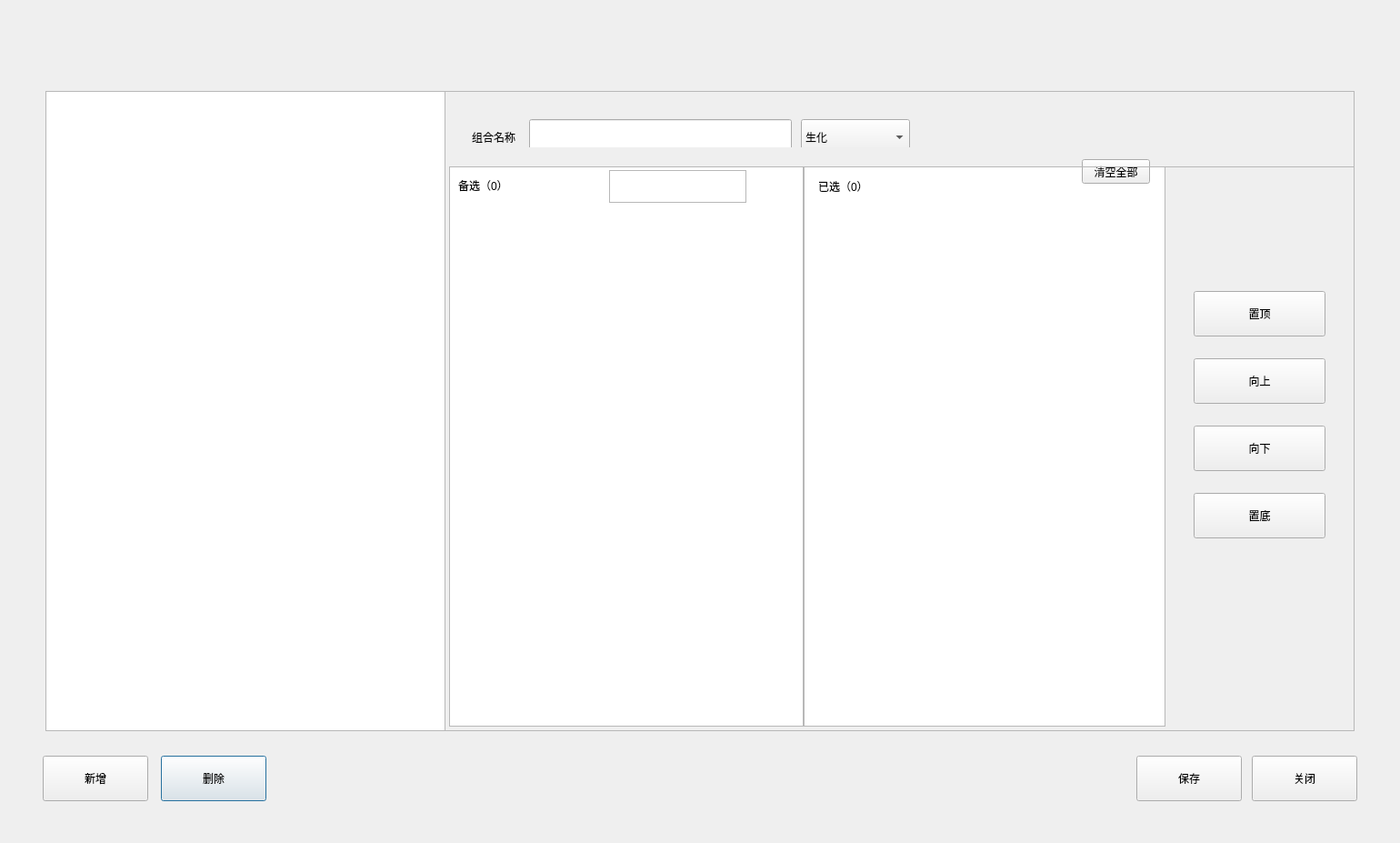
<?xml version="1.0" encoding="UTF-8"?>
<ui version="4.0">
 <class>QMaintainSetPage</class>
 <widget class="QDialog" name="QMaintainSetPage">
  <property name="geometry">
   <rect>
    <x>0</x>
    <y>0</y>
    <width>1540</width>
    <height>927</height>
   </rect>
  </property>
  <property name="maximumSize">
   <size>
    <width>16777215</width>
    <height>16777215</height>
   </size>
  </property>
  <property name="windowTitle">
   <string>QMaintainSetPage</string>
  </property>
  <widget class="QTableView" name="tableView_mantain_group">
   <property name="geometry">
    <rect>
     <x>50</x>
     <y>100</y>
     <width>440</width>
     <height>704</height>
    </rect>
   </property>
   <property name="maximumSize">
    <size>
     <width>520</width>
     <height>16777215</height>
    </size>
   </property>
   <property name="styleSheet">
    <string notr="true">#tableView_mantain_group QScrollBar::handle:vertical  {
    margin: 46px 3px 3px 2px;
}

#tableView_mantain_group QScrollBar::sub-line:vertical  {
    height: 43px; 
}</string>
   </property>
   <property name="verticalScrollBarPolicy">
    <enum>Qt::ScrollBarAsNeeded</enum>
   </property>
   <property name="horizontalScrollMode">
    <enum>QAbstractItemView::ScrollPerPixel</enum>
   </property>
   <property name="showGrid">
    <bool>false</bool>
   </property>
   <attribute name="horizontalHeaderHighlightSections">
    <bool>false</bool>
   </attribute>
   <attribute name="horizontalHeaderStretchLastSection">
    <bool>true</bool>
   </attribute>
   <attribute name="verticalHeaderDefaultSectionSize">
    <number>44</number>
   </attribute>
  </widget>
  <widget class="QTableView" name="tableView_maintain_item">
   <property name="geometry">
    <rect>
     <x>494</x>
     <y>183</y>
     <width>390</width>
     <height>616</height>
    </rect>
   </property>
   <property name="minimumSize">
    <size>
     <width>0</width>
     <height>350</height>
    </size>
   </property>
   <property name="maximumSize">
    <size>
     <width>16777215</width>
     <height>16777215</height>
    </size>
   </property>
   <property name="styleSheet">
    <string notr="true">CheckStateRole  {
	background: red;
}


</string>
   </property>
   <property name="horizontalScrollMode">
    <enum>QAbstractItemView::ScrollPerPixel</enum>
   </property>
   <property name="showGrid">
    <bool>false</bool>
   </property>
   <property name="scrolls" stdset="0">
    <string notr="true">layout_noborder_right</string>
   </property>
   <attribute name="horizontalHeaderDefaultSectionSize">
    <number>50</number>
   </attribute>
   <attribute name="horizontalHeaderHighlightSections">
    <bool>false</bool>
   </attribute>
   <attribute name="horizontalHeaderStretchLastSection">
    <bool>true</bool>
   </attribute>
   <attribute name="verticalHeaderDefaultSectionSize">
    <number>44</number>
   </attribute>
  </widget>
  <widget class="QPushButton" name="delete_btn">
   <property name="geometry">
    <rect>
     <x>177</x>
     <y>831</y>
     <width>116</width>
     <height>50</height>
    </rect>
   </property>
   <property name="text">
    <string>删除</string>
   </property>
   <property name="buttons" stdset="0">
    <string>btn_dlg</string>
   </property>
  </widget>
  <widget class="QPushButton" name="save_btn">
   <property name="geometry">
    <rect>
     <x>1250</x>
     <y>831</y>
     <width>116</width>
     <height>50</height>
    </rect>
   </property>
   <property name="text">
    <string>保存</string>
   </property>
   <property name="buttons" stdset="0">
    <string>btn_dlg</string>
   </property>
  </widget>
  <widget class="QPushButton" name="close_btn">
   <property name="geometry">
    <rect>
     <x>1377</x>
     <y>831</y>
     <width>116</width>
     <height>50</height>
    </rect>
   </property>
   <property name="text">
    <string>关闭</string>
   </property>
   <property name="buttons" stdset="0">
    <string>btn_dlg</string>
   </property>
  </widget>
  <widget class="QPushButton" name="add_new_btn">
   <property name="geometry">
    <rect>
     <x>47</x>
     <y>831</y>
     <width>116</width>
     <height>50</height>
    </rect>
   </property>
   <property name="text">
    <string>新增</string>
   </property>
   <property name="buttons" stdset="0">
    <string>btn_dlg</string>
   </property>
  </widget>
  <widget class="QTableView" name="tableView_group_cfg">
   <property name="geometry">
    <rect>
     <x>884</x>
     <y>183</y>
     <width>398</width>
     <height>616</height>
    </rect>
   </property>
   <property name="styleSheet">
    <string notr="true"/>
   </property>
   <property name="frameShape">
    <enum>QFrame::StyledPanel</enum>
   </property>
   <property name="showGrid">
    <bool>false</bool>
   </property>
   <property name="scrolls" stdset="0">
    <string notr="true">layout_noborder_right</string>
   </property>
   <attribute name="horizontalHeaderDefaultSectionSize">
    <number>100</number>
   </attribute>
   <attribute name="horizontalHeaderStretchLastSection">
    <bool>true</bool>
   </attribute>
   <attribute name="verticalHeaderDefaultSectionSize">
    <number>53</number>
   </attribute>
  </widget>
  <widget class="QLabel" name="label_selected">
   <property name="geometry">
    <rect>
     <x>900</x>
     <y>191</y>
     <width>261</width>
     <height>27</height>
    </rect>
   </property>
   <property name="text">
    <string>已选（0）</string>
   </property>
  </widget>
  <widget class="QPushButton" name="cleanBtn">
   <property name="geometry">
    <rect>
     <x>1190</x>
     <y>175</y>
     <width>75</width>
     <height>27</height>
    </rect>
   </property>
   <property name="text">
    <string>清空全部</string>
   </property>
   <property name="bks" stdset="0">
    <string notr="true">transparent</string>
   </property>
   <property name="borders" stdset="0">
    <string notr="true">none</string>
   </property>
   <property name="colors" stdset="0">
    <string notr="true">blue</string>
   </property>
  </widget>
  <widget class="QFrame" name="line_v_1">
   <property name="geometry">
    <rect>
     <x>50</x>
     <y>100</y>
     <width>1</width>
     <height>704</height>
    </rect>
   </property>
   <property name="frameShape">
    <enum>QFrame::StyledPanel</enum>
   </property>
   <property name="frameShadow">
    <enum>QFrame::Raised</enum>
   </property>
   <property name="lines" stdset="0">
    <string>solid</string>
   </property>
  </widget>
  <widget class="QFrame" name="line_h_1">
   <property name="geometry">
    <rect>
     <x>50</x>
     <y>100</y>
     <width>1440</width>
     <height>1</height>
    </rect>
   </property>
   <property name="frameShape">
    <enum>QFrame::StyledPanel</enum>
   </property>
   <property name="frameShadow">
    <enum>QFrame::Raised</enum>
   </property>
   <property name="lines" stdset="0">
    <string>solid</string>
   </property>
  </widget>
  <widget class="QFrame" name="line_h_2">
   <property name="geometry">
    <rect>
     <x>50</x>
     <y>803</y>
     <width>1440</width>
     <height>1</height>
    </rect>
   </property>
   <property name="frameShape">
    <enum>QFrame::StyledPanel</enum>
   </property>
   <property name="frameShadow">
    <enum>QFrame::Raised</enum>
   </property>
   <property name="lines" stdset="0">
    <string>solid</string>
   </property>
  </widget>
  <widget class="QFrame" name="line_v_2">
   <property name="geometry">
    <rect>
     <x>1489</x>
     <y>100</y>
     <width>1</width>
     <height>704</height>
    </rect>
   </property>
   <property name="frameShape">
    <enum>QFrame::StyledPanel</enum>
   </property>
   <property name="frameShadow">
    <enum>QFrame::Raised</enum>
   </property>
   <property name="lines" stdset="0">
    <string>solid</string>
   </property>
  </widget>
  <widget class="QFrame" name="line_v_3">
   <property name="geometry">
    <rect>
     <x>489</x>
     <y>100</y>
     <width>1</width>
     <height>704</height>
    </rect>
   </property>
   <property name="frameShape">
    <enum>QFrame::StyledPanel</enum>
   </property>
   <property name="frameShadow">
    <enum>QFrame::Raised</enum>
   </property>
   <property name="lines" stdset="0">
    <string>solid</string>
   </property>
  </widget>
  <widget class="QFrame" name="line_v_4">
   <property name="geometry">
    <rect>
     <x>494</x>
     <y>183</y>
     <width>1</width>
     <height>616</height>
    </rect>
   </property>
   <property name="frameShape">
    <enum>QFrame::StyledPanel</enum>
   </property>
   <property name="frameShadow">
    <enum>QFrame::Raised</enum>
   </property>
   <property name="lines" stdset="0">
    <string>solid</string>
   </property>
  </widget>
  <widget class="QFrame" name="line_v_5">
   <property name="geometry">
    <rect>
     <x>883</x>
     <y>183</y>
     <width>1</width>
     <height>615</height>
    </rect>
   </property>
   <property name="frameShape">
    <enum>QFrame::StyledPanel</enum>
   </property>
   <property name="frameShadow">
    <enum>QFrame::Raised</enum>
   </property>
   <property name="lines" stdset="0">
    <string>solid</string>
   </property>
  </widget>
  <widget class="QFrame" name="line_v_6">
   <property name="geometry">
    <rect>
     <x>1281</x>
     <y>183</y>
     <width>1</width>
     <height>616</height>
    </rect>
   </property>
   <property name="frameShape">
    <enum>QFrame::StyledPanel</enum>
   </property>
   <property name="frameShadow">
    <enum>QFrame::Raised</enum>
   </property>
   <property name="lines" stdset="0">
    <string>solid</string>
   </property>
  </widget>
  <widget class="QFrame" name="line_h_3">
   <property name="geometry">
    <rect>
     <x>494</x>
     <y>183</y>
     <width>996</width>
     <height>1</height>
    </rect>
   </property>
   <property name="frameShape">
    <enum>QFrame::StyledPanel</enum>
   </property>
   <property name="frameShadow">
    <enum>QFrame::Raised</enum>
   </property>
   <property name="lines" stdset="0">
    <string>solid</string>
   </property>
  </widget>
  <widget class="QFrame" name="line_h_4">
   <property name="geometry">
    <rect>
     <x>494</x>
     <y>798</y>
     <width>787</width>
     <height>1</height>
    </rect>
   </property>
   <property name="frameShape">
    <enum>QFrame::StyledPanel</enum>
   </property>
   <property name="frameShadow">
    <enum>QFrame::Raised</enum>
   </property>
   <property name="lines" stdset="0">
    <string>solid</string>
   </property>
  </widget>
  <widget class="QLabel" name="label_select">
   <property name="geometry">
    <rect>
     <x>504</x>
     <y>184</y>
     <width>161</width>
     <height>40</height>
    </rect>
   </property>
   <property name="text">
    <string>备选（0）</string>
   </property>
  </widget>
  <widget class="QFrame" name="frame_searchBox">
   <property name="geometry">
    <rect>
     <x>670</x>
     <y>187</y>
     <width>151</width>
     <height>36</height>
    </rect>
   </property>
   <property name="frameShape">
    <enum>QFrame::StyledPanel</enum>
   </property>
   <property name="frameShadow">
    <enum>QFrame::Raised</enum>
   </property>
  </widget>
  <widget class="QWidget" name="layoutWidget">
   <property name="geometry">
    <rect>
     <x>508</x>
     <y>120</y>
     <width>741</width>
     <height>42</height>
    </rect>
   </property>
   <layout class="QHBoxLayout" name="horizontalLayout">
    <property name="spacing">
     <number>10</number>
    </property>
    <item>
     <widget class="QLabel" name="label">
      <property name="minimumSize">
       <size>
        <width>0</width>
        <height>40</height>
       </size>
      </property>
      <property name="text">
       <string>组合名称</string>
      </property>
     </widget>
    </item>
    <item>
     <spacer name="horizontalSpacer_2">
      <property name="orientation">
       <enum>Qt::Horizontal</enum>
      </property>
      <property name="sizeType">
       <enum>QSizePolicy::Fixed</enum>
      </property>
      <property name="sizeHint" stdset="0">
       <size>
        <width>5</width>
        <height>20</height>
       </size>
      </property>
     </spacer>
    </item>
    <item>
     <widget class="QLineEdit" name="lineEdit_group_name">
      <property name="minimumSize">
       <size>
        <width>289</width>
        <height>40</height>
       </size>
      </property>
      <property name="maximumSize">
       <size>
        <width>289</width>
        <height>16777215</height>
       </size>
      </property>
      <property name="maxLength">
       <number>45</number>
      </property>
     </widget>
    </item>
    <item>
     <widget class="QComboBox" name="comboBox">
      <property name="minimumSize">
       <size>
        <width>120</width>
        <height>40</height>
       </size>
      </property>
      <property name="maximumSize">
       <size>
        <width>120</width>
        <height>16777215</height>
       </size>
      </property>
      <item>
       <property name="text">
        <string>生化</string>
       </property>
      </item>
      <item>
       <property name="text">
        <string>免疫</string>
       </property>
      </item>
     </widget>
    </item>
    <item>
     <spacer name="horizontalSpacer">
      <property name="orientation">
       <enum>Qt::Horizontal</enum>
      </property>
      <property name="sizeHint" stdset="0">
       <size>
        <width>40</width>
        <height>20</height>
       </size>
      </property>
     </spacer>
    </item>
   </layout>
  </widget>
  <widget class="QWidget" name="widget" native="true">
   <property name="geometry">
    <rect>
     <x>1313</x>
     <y>320</y>
     <width>145</width>
     <height>411</height>
    </rect>
   </property>
   <layout class="QVBoxLayout" name="verticalLayout">
    <property name="spacing">
     <number>24</number>
    </property>
    <property name="leftMargin">
     <number>0</number>
    </property>
    <property name="topMargin">
     <number>0</number>
    </property>
    <property name="rightMargin">
     <number>0</number>
    </property>
    <property name="bottomMargin">
     <number>0</number>
    </property>
    <item>
     <widget class="QPushButton" name="topBtn">
      <property name="minimumSize">
       <size>
        <width>140</width>
        <height>50</height>
       </size>
      </property>
      <property name="maximumSize">
       <size>
        <width>145</width>
        <height>50</height>
       </size>
      </property>
      <property name="text">
       <string>置顶</string>
      </property>
      <property name="buttons" stdset="0">
       <string notr="true">btn_dlg</string>
      </property>
      <property name="paddings_all" stdset="0">
       <string>all_none</string>
      </property>
     </widget>
    </item>
    <item>
     <widget class="QPushButton" name="upBtn">
      <property name="minimumSize">
       <size>
        <width>140</width>
        <height>50</height>
       </size>
      </property>
      <property name="maximumSize">
       <size>
        <width>145</width>
        <height>50</height>
       </size>
      </property>
      <property name="text">
       <string>向上</string>
      </property>
      <property name="buttons" stdset="0">
       <string notr="true">btn_dlg</string>
      </property>
      <property name="paddings_all" stdset="0">
       <string>all_none</string>
      </property>
     </widget>
    </item>
    <item>
     <widget class="QPushButton" name="downBtn">
      <property name="minimumSize">
       <size>
        <width>140</width>
        <height>50</height>
       </size>
      </property>
      <property name="maximumSize">
       <size>
        <width>145</width>
        <height>50</height>
       </size>
      </property>
      <property name="text">
       <string>向下</string>
      </property>
      <property name="buttons" stdset="0">
       <string notr="true">btn_dlg</string>
      </property>
      <property name="paddings_all" stdset="0">
       <string>all_none</string>
      </property>
     </widget>
    </item>
    <item>
     <widget class="QPushButton" name="bottomBtn">
      <property name="minimumSize">
       <size>
        <width>140</width>
        <height>50</height>
       </size>
      </property>
      <property name="maximumSize">
       <size>
        <width>145</width>
        <height>50</height>
       </size>
      </property>
      <property name="text">
       <string>置底</string>
      </property>
      <property name="buttons" stdset="0">
       <string notr="true">btn_dlg</string>
      </property>
      <property name="paddings_all" stdset="0">
       <string>all_none</string>
      </property>
     </widget>
    </item>
    <item>
     <spacer name="verticalSpacer">
      <property name="orientation">
       <enum>Qt::Vertical</enum>
      </property>
      <property name="sizeHint" stdset="0">
       <size>
        <width>20</width>
        <height>40</height>
       </size>
      </property>
     </spacer>
    </item>
   </layout>
  </widget>
 </widget>
 <layoutdefault spacing="6" margin="11"/>
 <resources/>
 <connections/>
</ui>
